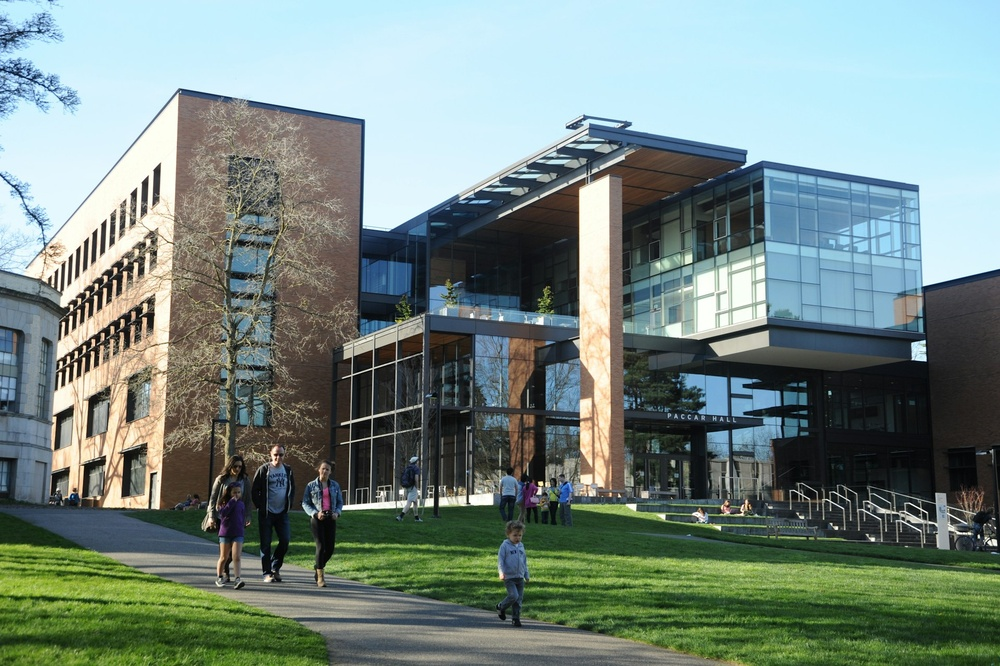
#> input picture Campus.jpg, 1000 x 666 px, shrunk from 1920 x 1278 before the run
$ jupyter execute 02_histogram.ipynb
#> lines starting #> are read from the running program, lines starting #| are printed output that depends on the picture
[cell 1]
import cv2
import matplotlib.pyplot as plt

[cell 2]
img = cv2.imread('Campus.jpg') # Adjust the path as necessary
#> img is the input picture: shape (666, 1000, 3); mean B, G, R 129.9, 136.4, 118.9
if img is None:
	raise FileNotFoundError("Image file not found. Please check the path.")
img_gray = cv2.cvtColor(img, cv2.COLOR_BGR2GRAY)
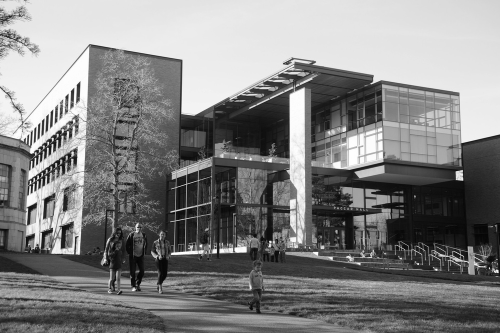
#> img_gray: shape (666, 1000) (shown at 1/2 size); min 0, max 255, mean 130.4
plt.imshow(img_gray, cmap='gray')
plt.axis('off')
plt.show()

#### Analisis Histogram Citra Grayscale Asli

Histogram citra grayscale menunjukkan distribusi intensitas piksel pada gambar Campus.jpg, dengan rentang nilai 0 (hitam) hingga 255 (putih). Dari histogram tersebut dapat dianalisis bahwa gambar memiliki variasi tingkat keabuan yang cukup beragam, yang menandakan adanya kombinasi area gelap, sedang, dan terang. Jika puncak histogram lebih banyak berada di nilai tengah, maka citra cenderung memiliki pencahayaan normal dan detail objek masih terjaga. Sebaliknya, jika dominan di nilai rendah, citra cenderung gelap (underexposed), dan jika dominan di nilai tinggi, citra cenderung terlalu terang (overexposed).

[cell 3]
import seaborn as sns
import numpy as np

# Create figure with image and histogram
fig, axes = plt.subplots(1, 2, figsize=(14, 5))

# Display image
axes[0].imshow(img_gray, cmap='gray')
axes[0].set_title('Grayscale Image')
axes[0].axis('off')

# Plot histogram
sns.histplot(img_gray.flatten(), bins=256, kde=False, ax=axes[1])
axes[1].set_xlabel('Pixel Intensity')
axes[1].set_ylabel('Frequency')
axes[1].set_title('Histogram of Grayscale Image')

# Add statistics text box
stats = {
	"mean": np.mean(img_gray.astype(np.float32)),
	"std": np.std(img_gray.astype(np.float32)),
	"min": np.min(img_gray),
	"max": np.max(img_gray),
	"median": np.median(img_gray.astype(np.float32)),
}
#> stats = {'mean': 130.4, 'std': 78.03, 'min': 0, 'max': 255, 'median': 119}
stats_text = f"Mean: {stats['mean']:.2f}\nStd Dev: {stats['std']:.2f}\nMedian: {stats['median']:.2f}\nMin: {stats['min']}\nMax: {stats['max']}"
axes[1].text(0.98, 0.97, stats_text, transform=axes[1].transAxes,
			 fontsize=10, verticalalignment='top', horizontalalignment='right',
			 bbox=dict(boxstyle='round', facecolor='wheat', alpha=0.8))

plt.tight_layout()
plt.show()
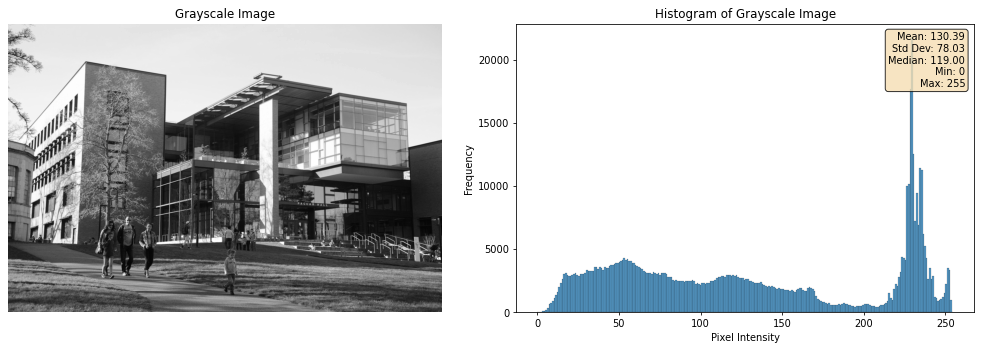
#> figure drawn by matplotlib, 2 panels; panel 2: tallest bar 21770 high, from x = 229.1 to 230.1

#### Analisis Histogram of Grayscale Image

Histogram citra grayscale menunjukkan distribusi intensitas piksel yang relatif merata pada rentang nilai tertentu, yang menandakan bahwa pencahayaan pada citra Campus.jpg cukup seimbang dan tidak didominasi oleh area yang terlalu gelap maupun terlalu terang. Nilai mean dan median yang berada di kisaran tengah memperkuat bahwa tingkat kecerahan citra berada pada level normal. Selain itu, nilai standar deviasi menunjukkan adanya variasi intensitas piksel yang cukup, sehingga citra memiliki kontras yang memadai dan detail objek masih dapat terlihat dengan jelas. Keberadaan nilai minimum dan maksimum yang mencakup rentang grayscale menandakan bahwa informasi visual pada area gelap dan terang tetap terjaga, sehingga citra ini layak digunakan untuk proses pengolahan citra lanjutan seperti filtering atau analisis fitur.

### Image Exposure

#### `convertScaleAbs` Function

Fungsi `cv2.convertScaleAbs()` digunakan untuk melakukan penskalaan intensitas piksel dan mengubah hasilnya menjadi nilai absolut. Fungsi ini menerima tiga parameter:
- **`src`**: Citra masukan
- **`alpha`**: Faktor skala yang diterapkan pada setiap piksel
- **`beta`**: Konstanta tambahan untuk setiap piksel (opsional)

Dalam simulasi *exposure*:
- **Underexposed** (`alpha=0.5`): Mengalikan setiap nilai piksel dengan 0.5 sehingga citra menjadi lebih gelap
- **Overexposed** (`alpha=1.5`): Mengalikan setiap nilai piksel dengan 1.5 sehingga citra menjadi lebih terang

#### `threshold` Function

Fungsi `cv2.threshold()` mengubah citra grayscale menjadi citra biner atau menerapkan berbagai operasi thresholding. Sintaksnya:
```python
cv2.threshold(src, thresh, maxval, type)
```

Untuk citra yang mengalami *overexposure*:
- **`cv2.THRESH_TRUNC`**: Piksel dengan nilai di atas *threshold* (255) akan dipotong menjadi nilai maksimum sehingga tidak terjadi *overflow* dan intensitas tetap berada pada 255.

[cell 4]
# Simulasikan citra dengan underexposed and overexposed
underexposed = cv2.convertScaleAbs(img_gray, alpha=0.5, beta=0)  # Darken the image
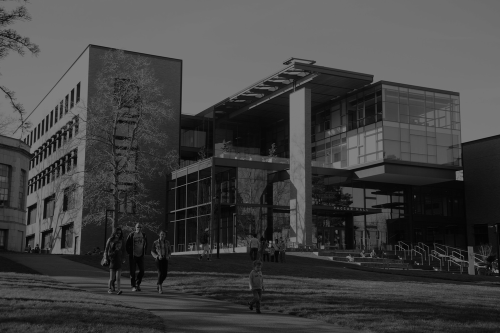
#> underexposed: shape (666, 1000) (shown at 1/2 size); min 0, max 128, mean 65.2
overexposed = cv2.convertScaleAbs(img_gray, alpha=1.5, beta=0)   # Brighten the image
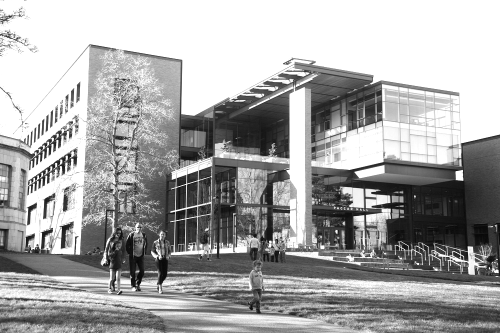
#> overexposed: shape (666, 1000) (shown at 1/2 size); min 0, max 255, mean 166.9
overexposed = cv2.threshold(overexposed, 255, 255, cv2.THRESH_TRUNC)[1]  # Cap at 255

stats_under_exposed = {
	"mean": np.mean(underexposed.astype(np.float32)),
	"std": np.std(underexposed.astype(np.float32)),
	"min": np.min(underexposed),
	"max": np.max(underexposed),
	"median": np.median(underexposed.astype(np.float32)),
}
#> stats_under_exposed = {'mean': 65.2, 'std': 39.02, 'min': 0, 'max': 128, 'median': 60}

stats_properly_exposed = {
	"mean": np.mean(img_gray.astype(np.float32)),
	"std": np.std(img_gray.astype(np.float32)),
	"min": np.min(img_gray),
	"max": np.max(img_gray),
	"median": np.median(img_gray.astype(np.float32)),
}
#> stats_properly_exposed has the same summary as stats

stats_over_exposed = {
	"mean": np.mean(overexposed.astype(np.float32)),
	"std": np.std(overexposed.astype(np.float32)),
	"min": np.min(overexposed),
	"max": np.max(overexposed),
	"median": np.median(overexposed.astype(np.float32)),
}
#> stats_over_exposed = {'mean': 166.9, 'std': 82.46, 'min': 0, 'max': 255, 'median': 178}

# Create subplots: 3 for images, 3 for histograms
fig, axes = plt.subplots(2, 3, figsize=(15, 8))

# Underexposed
axes[0, 0].imshow(underexposed, cmap='gray')
axes[0, 0].set_title('Underexposed Image')
axes[0, 0].axis('off')

axes[1, 0].hist(underexposed.flatten(), bins=256, color='blue', alpha=0.7)
axes[1, 0].set_xlabel('Pixel Intensity')
axes[1, 0].set_ylabel('Frequency')
axes[1, 0].set_title('Underexposed Histogram')
axes[1, 0].set_xlim([0, 256])
text_under = f"Mean: {stats_under_exposed['mean']:.2f}\nStd Dev: {stats_under_exposed['std']:.2f}\nMedian: {stats_under_exposed['median']:.2f}\nMin: {stats_under_exposed['min']}\nMax: {stats_under_exposed['max']}"
axes[1, 0].text(0.98, 0.97, text_under, transform=axes[1, 0].transAxes,
			 fontsize=10, verticalalignment='top', horizontalalignment='right',
			 bbox=dict(boxstyle='round', facecolor='wheat', alpha=0.8))

# Properly exposed
axes[0, 1].imshow(img_gray, cmap='gray')
axes[0, 1].set_title('Properly Exposed Image')
axes[0, 1].axis('off')

axes[1, 1].hist(img_gray.flatten(), bins=256, color='green', alpha=0.7)
axes[1, 1].set_xlabel('Pixel Intensity')
axes[1, 1].set_ylabel('Frequency')
axes[1, 1].set_title('Properly Exposed Histogram')
axes[1, 1].set_xlim([0, 256])
text_proper = f"Mean: {stats_properly_exposed['mean']:.2f}\nStd Dev: {stats_properly_exposed['std']:.2f}\nMedian: {stats_properly_exposed['median']:.2f}\nMin: {stats_properly_exposed['min']}\nMax: {stats_properly_exposed['max']}"
axes[1, 1].text(0.98, 0.97, text_proper, transform=axes[1, 1].transAxes,
			 fontsize=10, verticalalignment='top', horizontalalignment='right',
			 bbox=dict(boxstyle='round', facecolor='wheat', alpha=0.8))

# Overexposed
axes[0, 2].imshow(overexposed, cmap='gray')
axes[0, 2].set_title('Overexposed Image')
axes[0, 2].axis('off')

axes[1, 2].hist(overexposed.flatten(), bins=256, color='red', alpha=0.7)
axes[1, 2].set_xlabel('Pixel Intensity')
axes[1, 2].set_ylabel('Frequency')
axes[1, 2].set_title('Overexposed Histogram')
axes[1, 2].set_xlim([0, 256])
text_over = f"Mean: {stats_over_exposed['mean']:.2f}\nStd Dev: {stats_over_exposed['std']:.2f}\nMedian: {stats_over_exposed['median']:.2f}\nMin: {stats_over_exposed['min']}\nMax: {stats_over_exposed['max']}"
axes[1, 2].text(0.98, 0.97, text_over, transform=axes[1, 2].transAxes,
			 fontsize=10, verticalalignment='top', horizontalalignment='right',
			 bbox=dict(boxstyle='round', facecolor='wheat', alpha=0.8))

plt.tight_layout()
plt.show()
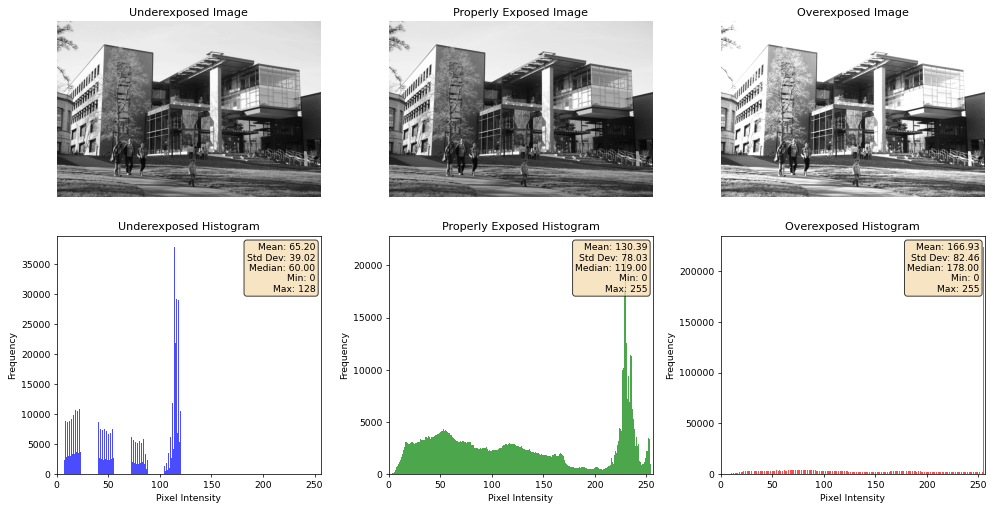
#> figure drawn by matplotlib, 6 panels; panel 4: tallest bar 37830 high, from x = 114 to 114.5; panel 5: tallest bar 21770 high, from x = 229.1 to 230.1; panel 6: tallest bar 223564 high, from x = 254 to 255

#### Analisis Histogram Image Exposure

Histogram citra underexposed memiliki distribusi piksel yang terkonsentrasi pada intensitas rendah sehingga citra tampak gelap dan banyak detail pada area bayangan tidak terlihat, citra properly exposed memiliki histogram yang lebih merata dengan nilai mean dan median seimbang yang menandakan pencahayaan optimal dan detail citra terlihat jelas, sedangkan citra overexposed menunjukkan histogram yang bergeser ke intensitas tinggi dengan banyak piksel mencapai nilai maksimum 255 sehingga citra tampak terlalu terang dan detail pada area terang hilang akibat clipping.

### Image Contrast

#### Fungsi `convertScaleAbs` untuk Penyesuaian Kontras

Fungsi `cv2.convertScaleAbs()` digunakan untuk menyesuaikan kontras dengan melakukan penskalaan intensitas piksel dan menambahkan offset. Fungsi ini memiliki tiga parameter:
- **`src`**: Citra masukan
- **`alpha`**: Faktor skala untuk setiap piksel (mengatur kontras)
- **`beta`**: Nilai offset untuk setiap piksel (menggeser kecerahan)

Dalam simulasi kontras:
- **Low contrast** (`alpha=0.5, beta=128`): Mengurangi perbedaan intensitas piksel, membuat citra tampak lebih datar. Nilai beta menjaga rentang tetap di sekitar 128 untuk menghindari *clipping*.
- **Normal contrast** (`alpha=1.0, beta=0`): Menggunakan citra asli tanpa perubahan, mempertahankan perbedaan intensitas alami.
- **High contrast** (`alpha=1.5, beta=0`): Memperbesar perbedaan intensitas sehingga detail dan tepi lebih menonjol, namun dapat menyebabkan saturasi. Threshold diterapkan menggunakan `cv2.THRESH_TRUNC` untuk membatasi nilai hingga 255.

#### Analisis Histogram

Histogram menampilkan distribusi intensitas piksel:
- **Low contrast**: Intensitas berkumpul di sekitar nilai tengah (misalnya 128), membentuk histogram sempit dengan rentang dinamis kecil.
- **Normal contrast**: Terdistribusi lebih merata dari 0–255, menunjukkan rentang intensitas yang seimbang.
- **High contrast**: Terentang hingga ke nilai ekstrem, dengan puncak mendekati 0 dan 255, menandakan pemisahan intensitas yang kuat namun berisiko kehilangan detail pada area terang/gelap.

Simulasi ini memperlihatkan bagaimana kontras mempengaruhi kualitas dan interpretasi citra.

[cell 5]
# Simulasi gambar dengan kontras berbeda menggunakan operasi matematika pada pixel
# Low contrast: mengurangi perbedaan intensitas pixel
low_contrast = cv2.convertScaleAbs(img_gray, alpha=0.5, beta=128)
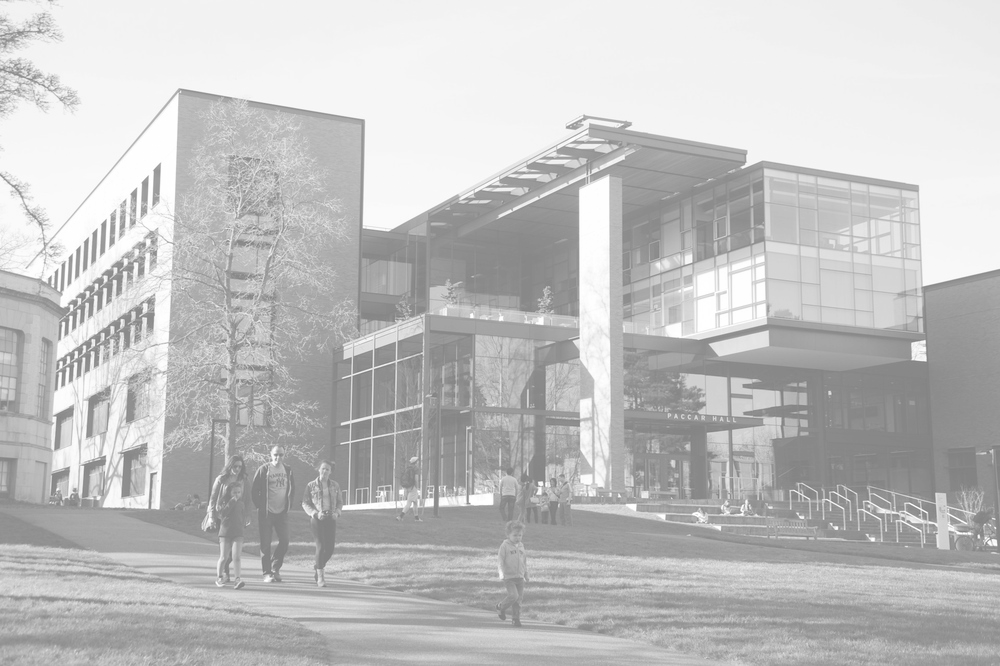
#> low_contrast: shape (666, 1000); min 128, max 255, mean 193.2
stats_low_contrast = {
	"mean": np.mean(low_contrast.astype(np.float32)),
	"std": np.std(low_contrast.astype(np.float32)),
	"min": np.min(low_contrast),
	"max": np.max(low_contrast),
	"median": np.median(low_contrast.astype(np.float32)),
}
#> stats_low_contrast = {'mean': 193.2, 'std': 39.02, 'min': 128, 'max': 255, 'median': 188}

# Normal contrast: gambar asli
normal_contrast = img_gray
stats_normal_contrast = {
	"mean": np.mean(normal_contrast.astype(np.float32)),
	"std": np.std(normal_contrast.astype(np.float32)),
	"min": np.min(normal_contrast),
	"max": np.max(normal_contrast),
	"median": np.median(normal_contrast.astype(np.float32)),
}
#> stats_normal_contrast has the same summary as stats
#> (the rest of the program and of its run is left out)
